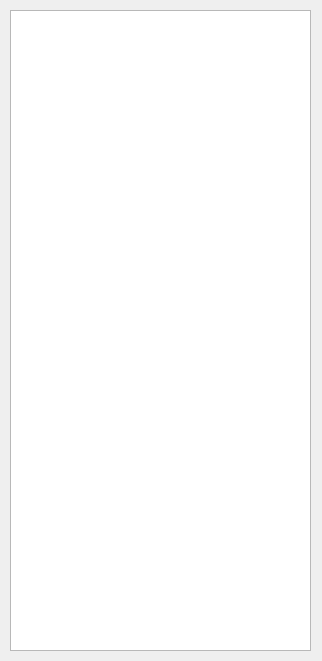
<?xml version="1.0" encoding="UTF-8"?>
<ui version="4.0">
 <class>Dialog</class>
 <widget class="QDialog" name="Dialog">
  <property name="windowModality">
   <enum>Qt::ApplicationModal</enum>
  </property>
  <property name="geometry">
   <rect>
    <x>0</x>
    <y>0</y>
    <width>322</width>
    <height>661</height>
   </rect>
  </property>
  <property name="windowTitle">
   <string>Dialog</string>
  </property>
  <property name="modal">
   <bool>false</bool>
  </property>
  <widget class="QListWidget" name="listWidget_log">
   <property name="geometry">
    <rect>
     <x>10</x>
     <y>10</y>
     <width>301</width>
     <height>641</height>
    </rect>
   </property>
   <property name="sizePolicy">
    <sizepolicy hsizetype="Expanding" vsizetype="Fixed">
     <horstretch>0</horstretch>
     <verstretch>0</verstretch>
    </sizepolicy>
   </property>
   <property name="maximumSize">
    <size>
     <width>16777211</width>
     <height>16777215</height>
    </size>
   </property>
   <property name="horizontalScrollBarPolicy">
    <enum>Qt::ScrollBarAsNeeded</enum>
   </property>
   <property name="sizeAdjustPolicy">
    <enum>QAbstractScrollArea::AdjustIgnored</enum>
   </property>
  </widget>
 </widget>
 <resources/>
 <connections/>
</ui>
